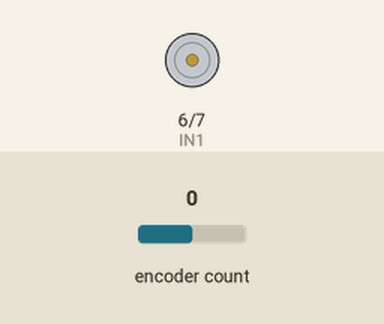
Recording of a sketch running on a simulated Arduino Uno, built with avr-gcc and run on an emulated ATmega328P. On the bench: motor-driver pin pairs drawn as motors (green arrow = first pin HIGH = forward, orange = second pin HIGH = backward, longer = more drive, scaled by the enable pin). Inputs (shaded band) come from the test bench; at power-on: encoder count 0. What the sketch prints to the serial monitor is not drawn.

Above: at 1.2 s.
1.3 s: encoder count set to 4
At 3.2 s:
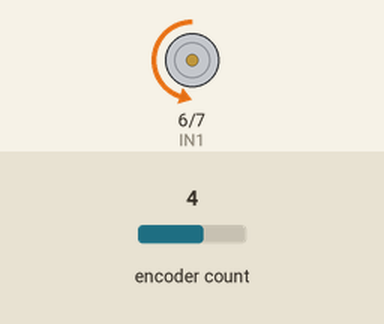
3.5 s: encoder count set to 5
At 4.5 s:
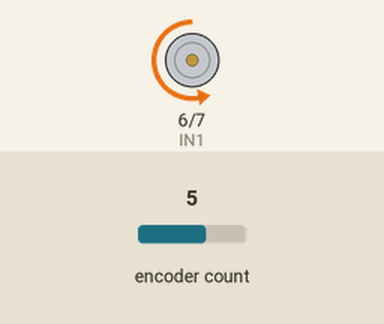
6.5 s: encoder count set to 6
Timing chart, 0 to 14.9 s (numbered marks = the images above; inputs shaded):
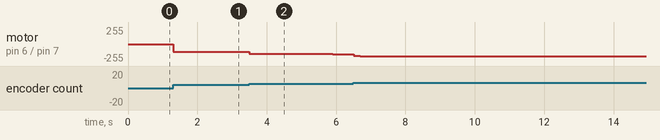

The sketch:

motorPID.ino
```cpp
#include <Encoder.h>

#define ENCA 2 // YELLOW from polulu encoder
#define ENCB 3 // WHITE from polulu encoder

#define IN2 7 //in2 from driver // pins to control direction
#define IN1 6 //in1 from driver // pins to control direction
#define pwmpin 5 //pwm to control speed

#define stepsPerRot  970.0
#define degPerStep 360.0/stepsPerRot

#define kp 20.0
#define kd 0.1
#define ki 0.05

#define pwmMax 255
#define pwmMin 0


float time = 0;
float prevTime = 0;
float error = 0;
float prevError = 0;
float cumError = 0;
float controlSignal = 0;
float ref = 0;

Encoder myEnc(2, 3);

long oldPosition  = -999;

float getAngle(Encoder enc){
  return enc.read()*degPerStep;
}

long startTime = 0;


void setSpeed(int controlSignal, int dirPin1, int dirPin2, int pwmPin){
  // Serial.print("control signal: ");
  // Serial.println(controlSignal);
  int pwmSignal = max(min(pwmMax,abs(controlSignal)),pwmMin);
  bool direction = (controlSignal >=0);

  // if speed is positive spin forward
  if(direction){
    // Set direction forward
  digitalWrite(IN1,HIGH);
  digitalWrite(IN2,LOW);
  analogWrite(pwmpin,pwmSignal);
  }
  else{
        // Set direction backward
  digitalWrite(IN1,LOW);
  digitalWrite(IN2,HIGH);
  analogWrite(pwmpin,pwmSignal);

  }


}

void computeControlSignal(){
  prevTime = time;
  time = millis()/1000.0;
  float dt = time-prevTime;
  prevError = error;
  error = ref - getAngle(myEnc);

  cumError += error*dt;

  controlSignal = kp*error + ki*cumError + kd*(error-prevError)/dt;


}


void setup() {
  pinMode(IN1, OUTPUT);
  pinMode(IN2, OUTPUT);
  pinMode(pwmpin, OUTPUT);

  Serial.begin(115200);
  startTime = millis()/1000.0;

}

void loop() {
  ref = 0*sin(time*6.28*8);
  computeControlSignal();
  setSpeed(int(controlSignal), IN1, IN2, pwmpin);
  Serial.println(getAngle(myEnc));
  delay(1);


}
```

Measured:
- after the input at 1.3 s, motor on pin 6 (IN1) / pin 7 (IN2): stopped → backward 118/255 at once, → backward 119/255 0.80 s later
- after the input at 3.5 s, motor on pin 6 (IN1) / pin 7 (IN2): backward 119/255 → backward 149/255 at once, → backward 150/255 2.4 s later
